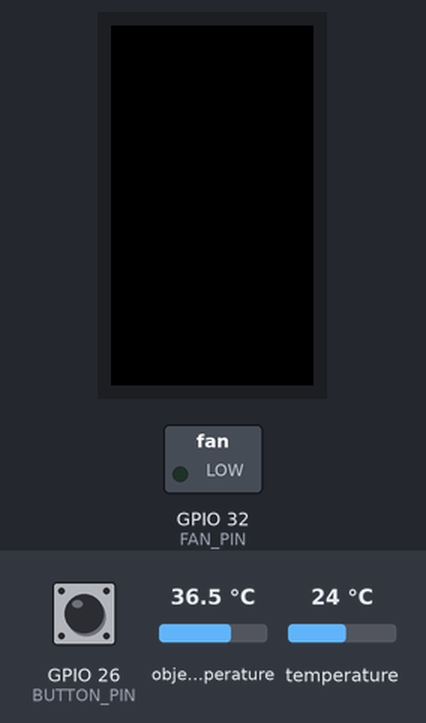
Recording of a program running on a simulated ESP32. On the bench: 240×135 colour display, switched loads named in the program (green lamp = pin HIGH). The inputs (shaded band) are chosen by the test bench; at power-on: GPIO 26 (BUTTON_PIN) HIGH, object temperature 36.5 °C, temperature 24 °C. WiFi joins after 1.5 s; servers stay silent unless stated; uploads are accepted with an empty reply; what the program prints to the serial monitor is not drawn.

Above: at 2.9 s.
3.0 s: GPIO 26 (BUTTON_PIN) pulled LOW for 0.15 s
At 4.2 s:
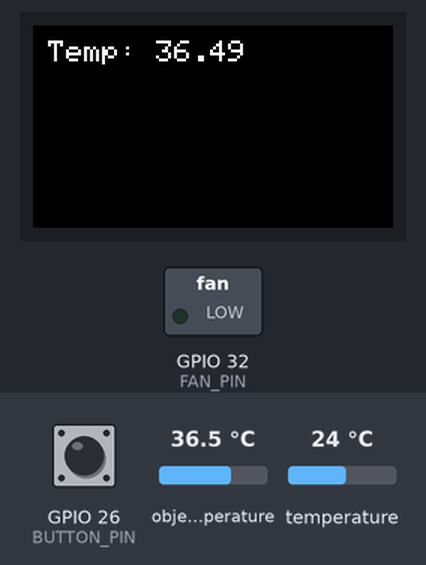
At 4.8 s:
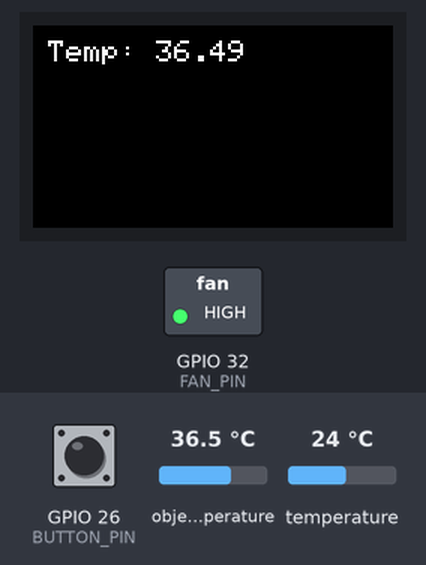
Timing chart, 0 to 6.3 s (numbered marks = the images above; inputs shaded):
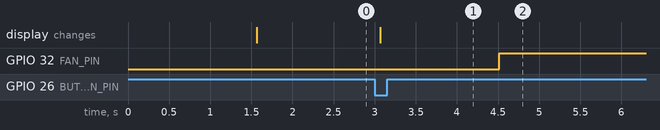

The program:

main.cpp
```cpp
#include <Arduino.h>
#include <HttpClient.h>
#include <WiFi.h>
#include <inttypes.h>
#include <stdio.h>
#include <Wire.h>
#include <SPI.h>
#include <Adafruit_MLX90614.h>
#include <esp_now.h>
#include <TFT_eSPI.h> //For OLED

#include <esp_now.h>
#include <WiFi.h>

#define BUTTON_PIN 26
#define FAN_PIN 32
#define TEMPERATURE_THRESHOLD 25.0
uint8_t fanMAC[] = {0xA0, 0xDD, 0x6C, 0x6F, 0x32, 0x40}; // Replace with fan TTGO's MAC address
float currentTemperature = 0.0;

TFT_eSPI tft = TFT_eSPI(); //using the OLED

// This example downloads the URL "http://arduino.cc/"

char ssid[] = ""; // your network SSID (name)
char pass[] = ""; // your network password (use for WPA, or use
                            // as key for WEP)

// Name of the server we want to connect to
const char kHostname[] = "worldtimeapi.org";
// Path to download (this is the bit after the hostname in the URL
// that you want to download
const char kPath[] = "/api/timezone/Europe/London.txt";

// MLX90614 Sensor Configuration
Adafruit_MLX90614 mlx = Adafruit_MLX90614();

// Server details
const char serverIP[] = "52.53.158.242"; // Replace with your server IP
const int serverPort = 5000;

// Number of milliseconds to wait without receiving any data before we give up
const int kNetworkTimeout = 30 * 1000;
// Number of milliseconds to wait if no data is available before trying again
const int kNetworkDelay = 1000;


void setup() {
    Serial.begin(9600);

    //--------ESP-Now code--------------------
    WiFi.mode(WIFI_STA);
    Serial.println("MAC address: ");
    Serial.println(WiFi.macAddress());

    if (esp_now_init() != ESP_OK) {
        Serial.println("Error initializing ESP-NOW");
        return;
    }

    esp_now_peer_info_t peerInfo = {};
    memcpy(peerInfo.peer_addr, fanMAC, 6);
    peerInfo.channel = 0;
    peerInfo.encrypt = false;

    esp_err_t result = esp_now_add_peer(&peerInfo);
    if (result != ESP_OK) {
        Serial.print("Failed to add peer: ");
        Serial.println(esp_err_to_name(result));
    } else {
        Serial.println("Peer added successfully!");
    }

    //-------------------------------------
    //--------------Setting Up Button-----------
    pinMode(BUTTON_PIN, INPUT_PULLUP);

    pinMode(FAN_PIN, OUTPUT);
    digitalWrite(FAN_PIN, LOW);

    // Initialize MLX90614 sensor
    if (!mlx.begin())
    {
      Serial.println("Error initializing MLX90614 sensor. Check wiring!");
      while (true)
        ; // Halt execution
    }
    Serial.println("MLX90614 sensor initialized");
// -----------------------------------------------
// --------- WiFi Setup -----------------------
  // Connect to WiFi
  Serial.println();
  Serial.print("Connecting to ");
  Serial.println(ssid);
  WiFi.begin(ssid, pass);
  while (WiFi.status() != WL_CONNECTED)
  {
    delay(500);
    Serial.print(".");
  }
  Serial.println("\nWiFi connected");
  Serial.println("IP address: ");
  Serial.println(WiFi.localIP());
  Serial.println("MAC address: ");
  Serial.println(WiFi.macAddress());
//---------------------------------------------
   // seting up OLED display
  tft.init();
  tft.setRotation(1);

}

void loop() {
    char tempStr[10];
    snprintf(tempStr, sizeof(tempStr), "%f", currentTemperature);  // Convert temperature to string
    esp_now_send(fanMAC, (uint8_t *)tempStr, sizeof(tempStr)); // ESP-NOW communication

      if (digitalRead(BUTTON_PIN) == LOW)
      { // Button pressed (active LOW)
        Serial.println("Button pressed! Taking temperature reading...");
        // Read object and ambient temperatures
        float ambientTemp = mlx.readAmbientTempC();
        float objectTemp = mlx.readObjectTempC();

        currentTemperature = objectTemp;
        // char tempStr[10];
        // snprintf(tempStr, sizeof(tempStr), "%f", objectTemp);  // Convert temperature to string
        // esp_now_send(fanMAC, (uint8_t *)tempStr, sizeof(tempStr)); // ESP-NOW communication

        //--------------------------- OLED------------------------------------

          // display temperature touched on OLED
        tft.fillScreen(TFT_BLACK);  // Clear the screen
        tft.setTextSize(2);
        tft.setCursor(10, 10);
        tft.print("Temp: ");
        tft.print(objectTemp);  // display the temperature
        //--------------------------------------------------------------------

        // Check if the readings are valid
        if (isnan(ambientTemp) || isnan(objectTemp))
        {
          Serial.println("Failed to read from MLX90614 sensor!");
          delay(2000);
          return;
        }

        // Print sensor values for debugging
        Serial.print("Ambient Temperature: ");
        Serial.print(ambientTemp);
        Serial.print(" °C, Object Temperature: ");
        Serial.print(objectTemp);
        Serial.println(" °C");

        // Prepare the JSON payload
        char jsonPayload[128];
        snprintf(jsonPayload, sizeof(jsonPayload), "{\"ambientTemp\": %.2f, \"objectTemp\": %.2f}", ambientTemp, objectTemp);

        // Open a connection to the server
        WiFiClient client;
        if (!client.connect(serverIP, serverPort))
        {
          Serial.println("Connection failed");
          delay(2000);
          return;
        }

        // Construct the HTTP POST request
        String request = String("POST /data HTTP/1.1\r\n") +
                        "Host: " + String(serverIP) + "\r\n" +
                        "Content-Type: application/json\r\n" +
                        "Content-Length: " + String(strlen(jsonPayload)) + "\r\n" +
                        "Connection: close\r\n\r\n" +
                        jsonPayload;

        // Send the HTTP POST request
        client.print(request);
        Serial.println("Data sent to server: ");
        Serial.println(request);

        // Read the server's response (for debugging)
        while (client.connected() || client.available())
        {
          if (client.available())
          {
            String response = client.readString();
            Serial.println("Server response:");
            Serial.println(response);
          }
        }

        // Close the connection
        client.stop();
      }
      if(currentTemperature >= TEMPERATURE_THRESHOLD){
        digitalWrite(FAN_PIN, HIGH);
      }else{
        digitalWrite(FAN_PIN, LOW);
      }
      // And just stop, now that we've tried a download
      // while (1)
      //   ;
      delay(100);
}

//------- True code: -------------------------------------------------------------------------------------------
// #define BUTTON_PIN 26
// #define FAN_PIN 32
// #define TEMPERATURE_THRESHOLD 25.0
// uint8_t fanMAC[] = {0xA0, 0xDD, 0x6C, 0x6F, 0x32, 0x40}; // Replace with fan TTGO's MAC address
// // float temperatureThreshold = 30.0; // Example threshold
// float currentTemperature = 0.0;

// TFT_eSPI tft = TFT_eSPI(); //using the OLED

// // This example downloads the URL "http://arduino.cc/"

// char ssid[] = "S24";//"slayer3000"; // your network SSID (name)
// char pass[] = "Y33THay!";//"password";   // your network password (use for WPA, or use
//                             // as key for WEP)

// // Name of the server we want to connect to
// const char kHostname[] = "worldtimeapi.org";
// // Path to download (this is the bit after the hostname in the URL
// // that you want to download
// const char kPath[] = "/api/timezone/Europe/London.txt";

// // MLX90614 Sensor Configuration
// Adafruit_MLX90614 mlx = Adafruit_MLX90614();

// // Server details
// const char serverIP[] = "52.53.158.242"; // Replace with your server IP
// const int serverPort = 5000;

// // Number of milliseconds to wait without receiving any data before we give up
// const int kNetworkTimeout = 30 * 1000;
// // Number of milliseconds to wait if no data is available before trying again
// const int kNetworkDelay = 1000;

// void setup()
// {
//   // Initialize Serial Monitor
//   Serial.begin(9600);
//   // WiFi.mode(WIFI_STA);
//   // if (esp_now_init() != ESP_OK) {
//   //       Serial.println("Error initializing ESP-NOW");
//   //       return;
//   // }
//   // esp_now_peer_info_t peerInfo = {};
//   // memcpy(peerInfo.peer_addr, fanMAC, 6);
//   // peerInfo.channel = 0;
//   // peerInfo.encrypt = false;
//   // esp_now_add_peer(&peerInfo);

//   delay(1000);

//   // Setting Up Button
//   pinMode(BUTTON_PIN, INPUT_PULLUP);

//   pinMode(FAN_PIN, OUTPUT);
//   digitalWrite(FAN_PIN, LOW);

//   // Initialize MLX90614 sensor
//   if (!mlx.begin())
//   {
//     Serial.println("Error initializing MLX90614 sensor. Check wiring!");
//     while (true)
//       ; // Halt execution
//   }
//   Serial.println("MLX90614 sensor initialized");

//   // Connect to WiFi
//   Serial.println();
//   Serial.print("Connecting to ");
//   Serial.println(ssid);
//   WiFi.begin(ssid, pass);
//   while (WiFi.status() != WL_CONNECTED)
//   {
//     delay(500);
//     Serial.print(".");
//   }
//   Serial.println("\nWiFi connected");
//   Serial.println("IP address: ");
//   Serial.println(WiFi.localIP());
//   Serial.println("MAC address: ");
//   Serial.println(WiFi.macAddress());

//    // seting up OLED display
//   tft.init();
//   tft.setRotation(1);
// }

// void loop()
// {
//   if (digitalRead(BUTTON_PIN) == LOW)
//   { // Button pressed (active LOW)
//     Serial.println("Button pressed! Taking temperature reading...");
//     // Read object and ambient temperatures
//     float ambientTemp = mlx.readAmbientTempC();
//     float objectTemp = mlx.readObjectTempC();

//     currentTemperature = objectTemp;
//     // char tempStr[10];
//     // snprintf(tempStr, sizeof(tempStr), "%f", objectTemp);  // Convert temperature to string
//     // esp_now_send(fanMAC, (uint8_t *)tempStr, sizeof(tempStr)); // ESP-NOW communication

//     //--------------------------- OLED------------------------------------

//       // display temperature touched on OLED
//     tft.fillScreen(TFT_BLACK);  // Clear the screen
//     tft.setTextSize(2);
//     tft.setCursor(10, 10);
//     tft.print("Temp: ");
//     tft.print(objectTemp);  // display the temperature
//     //--------------------------------------------------------------------

//     // Check if the readings are valid
//     if (isnan(ambientTemp) || isnan(objectTemp))
//     {
//       Serial.println("Failed to read from MLX90614 sensor!");
//       delay(2000);
//       return;
//     }

//     // Print sensor values for debugging
//     Serial.print("Ambient Temperature: ");
//     Serial.print(ambientTemp);
//     Serial.print(" °C, Object Temperature: ");
//     Serial.print(objectTemp);
//     Serial.println(" °C");

//     // Prepare the JSON payload
//     char jsonPayload[128];
//     snprintf(jsonPayload, sizeof(jsonPayload), "{\"ambientTemp\": %.2f, \"objectTemp\": %.2f}", ambientTemp, objectTemp);

//     // Open a connection to the server
//     WiFiClient client;
//     if (!client.connect(serverIP, serverPort))
//     {
//       Serial.println("Connection failed");
//       delay(2000);
//       return;
//     }

//     // Construct the HTTP POST request
//     String request = String("POST /data HTTP/1.1\r\n") +
//                      "Host: " + String(serverIP) + "\r\n" +
//                      "Content-Type: application/json\r\n" +
//                      "Content-Length: " + String(strlen(jsonPayload)) + "\r\n" +
//                      "Connection: close\r\n\r\n" +
//                      jsonPayload;

//     // Send the HTTP POST request
//     client.print(request);
//     Serial.println("Data sent to server: ");
//     Serial.println(request);

//     // Read the server's response (for debugging)
//     while (client.connected() || client.available())
//     {
//       if (client.available())
//       {
//         String response = client.readString();
//         Serial.println("Server response:");
//         Serial.println(response);
//       }
//     }

//     // Close the connection
//     client.stop();
//   }
//   if(currentTemperature >= TEMPERATURE_THRESHOLD){
//     digitalWrite(FAN_PIN, HIGH);
//   }else{
//     digitalWrite(FAN_PIN, LOW);
//   }
//   // And just stop, now that we've tried a download
//   // while (1)
//   //   ;
//   delay(100);
// }

// // void loop()
// // {

// //   // Read object and ambient temperatures
// //   float ambientTemp = mlx.readAmbientTempC();
// //   float objectTemp = mlx.readObjectTempC();

// //   // Check if the readings are valid
// //   if (isnan(ambientTemp) || isnan(objectTemp)) {
// //     Serial.println("Failed to read from MLX90614 sensor!");
// //     delay(2000);
// //     return;
// //   }

// //   // Print sensor values for debugging
// //   Serial.print("Ambient Temperature: ");
// //   Serial.print(ambientTemp);
// //   Serial.print(" °C, Object Temperature: ");
// //   Serial.print(objectTemp);
// //   Serial.println(" °C");

// //   // Prepare the JSON payload
// //   char jsonPayload[128];
// //   snprintf(jsonPayload, sizeof(jsonPayload), "{\"ambientTemp\": %.2f, \"objectTemp\": %.2f}", ambientTemp, objectTemp);

// //   // Open a connection to the server
// //   WiFiClient client;
// //   if (!client.connect(serverIP, serverPort)) {
// //     Serial.println("Connection failed");
// //     delay(2000);
// //     return;
// //   }

// //   // Construct the HTTP POST request
// //   String request = String("POST /data HTTP/1.1\r\n") +
// //                    "Host: " + String(serverIP) + "\r\n" +
// //                    "Content-Type: application/json\r\n" +
// //                    "Content-Length: " + String(strlen(jsonPayload)) + "\r\n" +
// //                    "Connection: close\r\n\r\n" +
// //                    jsonPayload;

// //   // Send the HTTP POST request
// //   client.print(request);
// //   Serial.println("Data sent to server: ");
// //   Serial.println(request);

// //   // Read the server's response (for debugging)
// //   while (client.connected() || client.available()) {
// //     if (client.available()) {
// //       String response = client.readString();
// //       Serial.println("Server response:");
// //       Serial.println(response);
// //     }
// //   }

// //   // Close the connection
// //   client.stop();

// //   // Wait before sending the next data
// //   delay(2000);
// // }
```

Measured:
- after the input at 3.0 s, GPIO 32 (FAN_PIN): LOW → HIGH after 1.5 s; the display: changes after 0.07 s (image 1)
